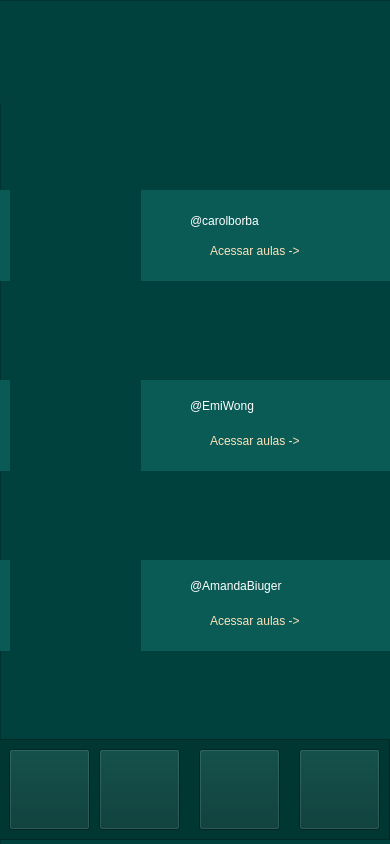
<?xml version="1.0" encoding="UTF-8"?>
<ui version="4.0">
 <class>Form</class>
 <widget class="QWidget" name="Form">
  <property name="geometry">
   <rect>
    <x>0</x>
    <y>0</y>
    <width>390</width>
    <height>844</height>
   </rect>
  </property>
  <property name="minimumSize">
   <size>
    <width>390</width>
    <height>844</height>
   </size>
  </property>
  <property name="maximumSize">
   <size>
    <width>390</width>
    <height>844</height>
   </size>
  </property>
  <property name="windowTitle">
   <string>Form</string>
  </property>
  <widget class="QFrame" name="frame">
   <property name="geometry">
    <rect>
     <x>0</x>
     <y>0</y>
     <width>391</width>
     <height>861</height>
    </rect>
   </property>
   <property name="styleSheet">
    <string notr="true">background-color: rgb(0, 65, 61);</string>
   </property>
   <property name="frameShape">
    <enum>QFrame::StyledPanel</enum>
   </property>
   <property name="frameShadow">
    <enum>QFrame::Raised</enum>
   </property>
   <widget class="QLabel" name="label_2">
    <property name="geometry">
     <rect>
      <x>0</x>
      <y>190</y>
      <width>391</width>
      <height>91</height>
     </rect>
    </property>
    <property name="styleSheet">
     <string notr="true">background-color: rgb(10, 91, 86);</string>
    </property>
    <property name="text">
     <string/>
    </property>
   </widget>
   <widget class="QLabel" name="label_3">
    <property name="geometry">
     <rect>
      <x>0</x>
      <y>380</y>
      <width>391</width>
      <height>91</height>
     </rect>
    </property>
    <property name="styleSheet">
     <string notr="true">background-color: rgb(10, 91, 86);</string>
    </property>
    <property name="text">
     <string/>
    </property>
   </widget>
   <widget class="QLabel" name="label_4">
    <property name="geometry">
     <rect>
      <x>0</x>
      <y>560</y>
      <width>391</width>
      <height>91</height>
     </rect>
    </property>
    <property name="styleSheet">
     <string notr="true">background-color: rgb(10, 91, 86);</string>
    </property>
    <property name="text">
     <string/>
    </property>
   </widget>
   <widget class="QLabel" name="label_5">
    <property name="geometry">
     <rect>
      <x>10</x>
      <y>180</y>
      <width>131</width>
      <height>111</height>
     </rect>
    </property>
    <property name="text">
     <string/>
    </property>
    <property name="pixmap">
     <pixmap>carol (1).png</pixmap>
    </property>
    <property name="scaledContents">
     <bool>true</bool>
    </property>
   </widget>
   <widget class="QLabel" name="label_6">
    <property name="geometry">
     <rect>
      <x>10</x>
      <y>370</y>
      <width>131</width>
      <height>111</height>
     </rect>
    </property>
    <property name="text">
     <string/>
    </property>
    <property name="pixmap">
     <pixmap>Emi (1).png</pixmap>
    </property>
    <property name="scaledContents">
     <bool>true</bool>
    </property>
   </widget>
   <widget class="QLabel" name="label_13">
    <property name="geometry">
     <rect>
      <x>10</x>
      <y>550</y>
      <width>131</width>
      <height>111</height>
     </rect>
    </property>
    <property name="text">
     <string/>
    </property>
    <property name="pixmap">
     <pixmap>Amanda (2).png</pixmap>
    </property>
    <property name="scaledContents">
     <bool>true</bool>
    </property>
   </widget>
   <widget class="QLabel" name="label_14">
    <property name="geometry">
     <rect>
      <x>190</x>
      <y>210</y>
      <width>121</width>
      <height>21</height>
     </rect>
    </property>
    <property name="styleSheet">
     <string notr="true">background-color: rgb(10, 91, 86);
color: rgb(255, 255, 255);
font: 16pt &quot;Georgia&quot;;</string>
    </property>
    <property name="text">
     <string>@carolborba</string>
    </property>
   </widget>
   <widget class="QLabel" name="label_15">
    <property name="geometry">
     <rect>
      <x>190</x>
      <y>390</y>
      <width>121</width>
      <height>31</height>
     </rect>
    </property>
    <property name="styleSheet">
     <string notr="true">background-color: rgb(10, 91, 86);
color: rgb(255, 255, 255);
font: 16pt &quot;Georgia&quot;;</string>
    </property>
    <property name="text">
     <string>@EmiWong</string>
    </property>
   </widget>
   <widget class="QLabel" name="label_16">
    <property name="geometry">
     <rect>
      <x>190</x>
      <y>570</y>
      <width>171</width>
      <height>31</height>
     </rect>
    </property>
    <property name="styleSheet">
     <string notr="true">background-color: rgb(10, 91, 86);
color: rgb(255, 255, 255);
font: 16pt &quot;Georgia&quot;;</string>
    </property>
    <property name="text">
     <string>@AmandaBiuger</string>
    </property>
   </widget>
   <widget class="QLabel" name="label_17">
    <property name="geometry">
     <rect>
      <x>210</x>
      <y>240</y>
      <width>91</width>
      <height>21</height>
     </rect>
    </property>
    <property name="styleSheet">
     <string notr="true">background-color: rgb(10, 91, 86);
color: rgb(253, 226, 184);
font: 8pt &quot;Georgia&quot;;</string>
    </property>
    <property name="text">
     <string>Acessar aulas -&gt;</string>
    </property>
   </widget>
   <widget class="QLabel" name="label_18">
    <property name="geometry">
     <rect>
      <x>210</x>
      <y>430</y>
      <width>91</width>
      <height>21</height>
     </rect>
    </property>
    <property name="styleSheet">
     <string notr="true">background-color: rgb(10, 91, 86);
color: rgb(253, 226, 184);
font: 8pt &quot;Georgia&quot;;</string>
    </property>
    <property name="text">
     <string>Acessar aulas -&gt;</string>
    </property>
   </widget>
   <widget class="QLabel" name="label_19">
    <property name="geometry">
     <rect>
      <x>210</x>
      <y>610</y>
      <width>91</width>
      <height>21</height>
     </rect>
    </property>
    <property name="styleSheet">
     <string notr="true">background-color: rgb(10, 91, 86);
color: rgb(253, 226, 184);
font: 8pt &quot;Georgia&quot;;</string>
    </property>
    <property name="text">
     <string>Acessar aulas -&gt;</string>
    </property>
   </widget>
   <widget class="QLabel" name="label">
    <property name="geometry">
     <rect>
      <x>190</x>
      <y>480</y>
      <width>200</width>
      <height>350</height>
     </rect>
    </property>
    <property name="minimumSize">
     <size>
      <width>200</width>
      <height>350</height>
     </size>
    </property>
    <property name="maximumSize">
     <size>
      <width>200</width>
      <height>360</height>
     </size>
    </property>
    <property name="text">
     <string/>
    </property>
    <property name="pixmap">
     <pixmap>desenho_treinocasa.png</pixmap>
    </property>
    <property name="scaledContents">
     <bool>true</bool>
    </property>
   </widget>
   <widget class="QLabel" name="label_7">
    <property name="geometry">
     <rect>
      <x>-4</x>
      <y>2</y>
      <width>401</width>
      <height>101</height>
     </rect>
    </property>
    <property name="text">
     <string/>
    </property>
    <property name="pixmap">
     <pixmap>treinocasa_logo (1).png</pixmap>
    </property>
    <property name="scaledContents">
     <bool>false</bool>
    </property>
   </widget>
   <widget class="QFrame" name="frame_2">
    <property name="geometry">
     <rect>
      <x>-1</x>
      <y>739</y>
      <width>391</width>
      <height>101</height>
     </rect>
    </property>
    <property name="styleSheet">
     <string notr="true">background-color: rgb(1, 55, 51);</string>
    </property>
    <property name="frameShape">
     <enum>QFrame::StyledPanel</enum>
    </property>
    <property name="frameShadow">
     <enum>QFrame::Raised</enum>
    </property>
    <widget class="QPushButton" name="menu_4">
     <property name="geometry">
      <rect>
       <x>10</x>
       <y>10</y>
       <width>81</width>
       <height>81</height>
      </rect>
     </property>
     <property name="minimumSize">
      <size>
       <width>81</width>
       <height>81</height>
      </size>
     </property>
     <property name="text">
      <string/>
     </property>
     <property name="icon">
      <iconset>
       <normaloff>../Desktop/fotos/menu.png</normaloff>../Desktop/fotos/menu.png</iconset>
     </property>
     <property name="iconSize">
      <size>
       <width>81</width>
       <height>81</height>
      </size>
     </property>
    </widget>
    <widget class="QPushButton" name="treino">
     <property name="geometry">
      <rect>
       <x>100</x>
       <y>10</y>
       <width>81</width>
       <height>81</height>
      </rect>
     </property>
     <property name="minimumSize">
      <size>
       <width>81</width>
       <height>81</height>
      </size>
     </property>
     <property name="text">
      <string/>
     </property>
     <property name="icon">
      <iconset>
       <normaloff>../Desktop/fotos/treino.png</normaloff>../Desktop/fotos/treino.png</iconset>
     </property>
     <property name="iconSize">
      <size>
       <width>81</width>
       <height>90</height>
      </size>
     </property>
    </widget>
    <widget class="QPushButton" name="config">
     <property name="geometry">
      <rect>
       <x>200</x>
       <y>10</y>
       <width>81</width>
       <height>81</height>
      </rect>
     </property>
     <property name="minimumSize">
      <size>
       <width>81</width>
       <height>81</height>
      </size>
     </property>
     <property name="text">
      <string/>
     </property>
     <property name="icon">
      <iconset>
       <normaloff>../Desktop/fotos/config.png</normaloff>../Desktop/fotos/config.png</iconset>
     </property>
     <property name="iconSize">
      <size>
       <width>81</width>
       <height>81</height>
      </size>
     </property>
    </widget>
    <widget class="QPushButton" name="perfil">
     <property name="geometry">
      <rect>
       <x>300</x>
       <y>10</y>
       <width>81</width>
       <height>81</height>
      </rect>
     </property>
     <property name="minimumSize">
      <size>
       <width>81</width>
       <height>81</height>
      </size>
     </property>
     <property name="maximumSize">
      <size>
       <width>81</width>
       <height>81</height>
      </size>
     </property>
     <property name="text">
      <string/>
     </property>
     <property name="icon">
      <iconset>
       <normaloff>../Desktop/fotos/perfil.png</normaloff>../Desktop/fotos/perfil.png</iconset>
     </property>
     <property name="iconSize">
      <size>
       <width>81</width>
       <height>81</height>
      </size>
     </property>
    </widget>
   </widget>
   <zorder>label_2</zorder>
   <zorder>label_3</zorder>
   <zorder>label_5</zorder>
   <zorder>label_6</zorder>
   <zorder>label_14</zorder>
   <zorder>label_15</zorder>
   <zorder>label_17</zorder>
   <zorder>label_18</zorder>
   <zorder>label</zorder>
   <zorder>label_4</zorder>
   <zorder>label_13</zorder>
   <zorder>label_16</zorder>
   <zorder>label_19</zorder>
   <zorder>label_7</zorder>
   <zorder>frame_2</zorder>
  </widget>
 </widget>
 <resources/>
 <connections/>
</ui>
